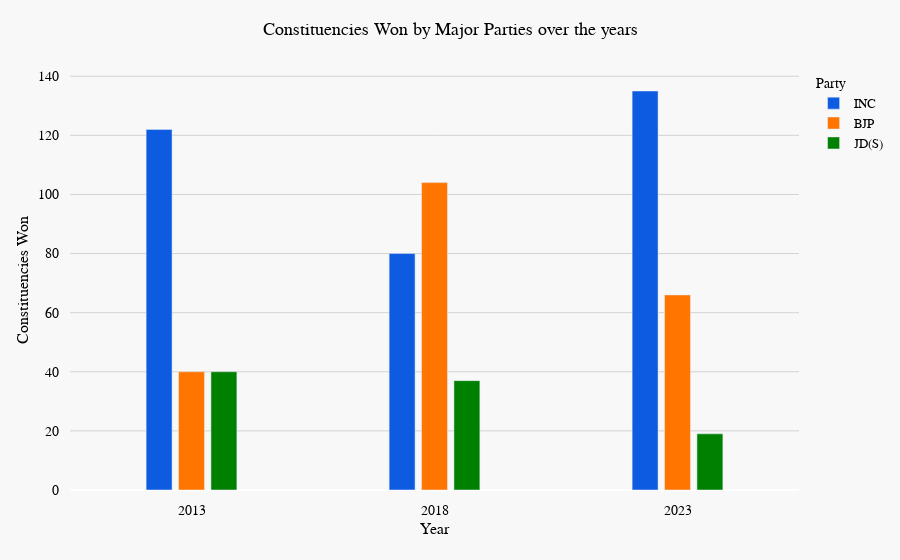

Notebook cell for this chart:
### Markdown cell above
### Plot 2: Constituencies Won by Major Parties by Year

### Code cell
# Prepare the data for constituencies won
seats_won_data = []

for year in years:
    const_df = const_dfs[year]
    
    # Calculate the number of constituencies won by each party
    seats_won = const_df['party'].value_counts().reset_index()
    seats_won.columns = ['party', 'seats_won']
    
    # Filter for major parties
    seats_won = seats_won[seats_won['party'].isin(major_parties)]
    
    # Add the year information
    seats_won['year'] = str(year)  # Convert year to string for categorical x-axis
    
    # Append to the list
    seats_won_data.append(seats_won[['year', 'party', 'seats_won']])

# Combine the data for all years into a single dataframe
seats_won_df = pd.concat(seats_won_data, ignore_index=True)

# Create the plot for constituencies won
fig_seats_won = px.bar(
    seats_won_df,
    x='year',
    y='seats_won',
    color='party',
    barmode='group',
    labels={'seats_won': 'Constituencies Won', 'year': 'Year', 'party': 'Party'},
    color_discrete_map=party_colors,
    custom_data=['party'],
)

fig_vote_share.update_traces(
    hovertemplate="Year: %{x}<br>Constituencies Won: %{y}%<br>Party: %{customdata[0]}<extra></extra>"
)

# Update layout as per your specifications
fig_seats_won.update_layout(
    bargap=0.6,
    bargroupgap=0.2,
    dragmode = False,
    xaxis=dict(
        title='Year',
        tickmode='linear',
        showgrid=False,
        tickfont=dict(family="Cambria", size=14, color="black"),
        titlefont=dict(family="Cambria", size=16, color="black")
    ),
    yaxis=dict(
        title='Constituencies Won',
        gridcolor='lightgrey',
        showgrid=True,
        zeroline=True,
        tickvals = [0,20,40,60,80,100,120,140],
        tickfont=dict(family="Cambria", size=14, color="black"),
        titlefont=dict(family="Cambria", size=16, color="black")
    ),
    title = dict(
        font=dict(family="Cambria", size=18, color="black"),
        text = "Constituencies Won by Major Parties over the years",
        xanchor = 'center',
        x = 0.5
    ),
    margin = dict(pad=10,t=70,b=70,l=70,r=70), 
    legend_title_font=dict(family="Cambria", size=14, color="black"),
    legend_font=dict(family="Cambria", size=13, color="black"),
    legend_title_text='Party',
    plot_bgcolor='#f8f8f8',
    paper_bgcolor='#f8f8f8',
    autosize=True,
)

# Only show horizontal gridlines
fig_seats_won.update_xaxes(showgrid=False)
fig_seats_won.update_yaxes(showgrid=True)

# Save the figure as JSON
pio.write_json(fig_seats_won, 'plots/keh_constwon.json')
fig_seats_won

### Figure 1 — Plotly figure (JSON) as saved in the notebook; plotly's stock layout.template omitted (floating-point values rounded to 4 significant figures)
{"data": [{"alignmentgroup": "True", "customdata": [["INC"], ["INC"], ["INC"]], "hovertemplate": "Party=INC<br>Year=%{x}<br>Constituencies Won=%{y}<extra></extra>", "legendgroup": "INC", "marker": {"color": "#0D5BE1", "pattern": {"shape": ""}}, "name": "INC", "offsetgroup": "INC", "orientation": "v", "showlegend": true, "textposition": "auto", "type": "bar", "x": ["2013", "2018", "2023"], "xaxis": "x", "y": [122, 80, 135], "yaxis": "y"}, {"alignmentgroup": "True", "customdata": [["BJP"], ["BJP"], ["BJP"]], "hovertemplate": "Party=BJP<br>Year=%{x}<br>Constituencies Won=%{y}<extra></extra>", "legendgroup": "BJP", "marker": {"color": "#FF7500", "pattern": {"shape": ""}}, "name": "BJP", "offsetgroup": "BJP", "orientation": "v", "showlegend": true, "textposition": "auto", "type": "bar", "x": ["2013", "2018", "2023"], "xaxis": "x", "y": [40, 104, 66], "yaxis": "y"}, {"alignmentgroup": "True", "customdata": [["JD(S)"], ["JD(S)"], ["JD(S)"]], "hovertemplate": "Party=JD(S)<br>Year=%{x}<br>Constituencies Won=%{y}<extra></extra>", "legendgroup": "JD(S)", "marker": {"color": "green", "pattern": {"shape": ""}}, "name": "JD(S)", "offsetgroup": "JD(S)", "orientation": "v", "showlegend": true, "textposition": "auto", "type": "bar", "x": ["2013", "2018", "2023"], "xaxis": "x", "y": [40, 37, 19], "yaxis": "y"}], "layout": {"autosize": true, "bargap": 0.6, "bargroupgap": 0.2, "barmode": "group", "dragmode": false, "legend": {"font": {"color": "black", "family": "Cambria", "size": 13}, "title": {"font": {"color": "black", "family": "Cambria", "size": 14}, "text": "Party"}, "tracegroupgap": 0}, "margin": {"b": 70, "l": 70, "pad": 10, "r": 70, "t": 70}, "paper_bgcolor": "#f8f8f8", "plot_bgcolor": "#f8f8f8", "title": {"font": {"color": "black", "family": "Cambria", "size": 18}, "text": "Constituencies Won by Major Parties over the years", "x": 0.5, "xanchor": "center"}, "xaxis": {"anchor": "y", "domain": [0, 1], "showgrid": false, "tickfont": {"color": "black", "family": "Cambria", "size": 14}, "tickmode": "linear", "title": {"font": {"color": "black", "family": "Cambria", "size": 16}, "text": "Year"}}, "yaxis": {"anchor": "x", "domain": [0, 1], "gridcolor": "lightgrey", "showgrid": true, "tickfont": {"color": "black", "family": "Cambria", "size": 14}, "tickvals": [0, 20, 40, 60, 80, 100, 120, 140], "title": {"font": {"color": "black", "family": "Cambria", "size": 16}, "text": "Constituencies Won"}, "zeroline": true}}}
